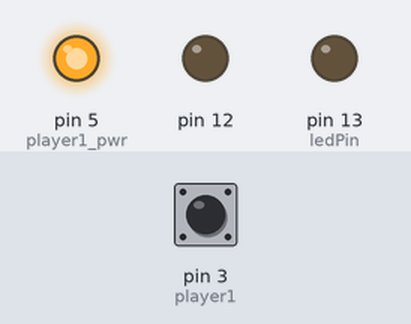
This sketch was run on a simulated Arduino Uno, built with avr-gcc and run on an emulated ATmega328P. Shown: output pins drawn as LEDs (lit = HIGH). The inputs (shaded band) are chosen by the test bench; at power-on: pin 3 (player1) HIGH.

Above: at 1.2 s.
1.3 s: pin 3 (player1) pulled LOW for 0.15 s
At 2.6 s:
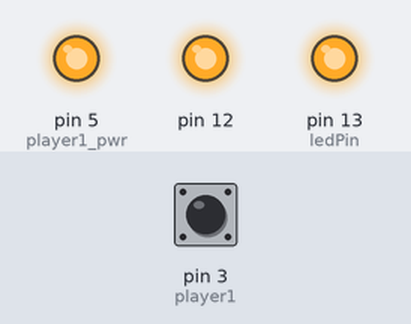
2.9 s: pin 3 (player1) pulled LOW for 1 s
At 5.0 s:
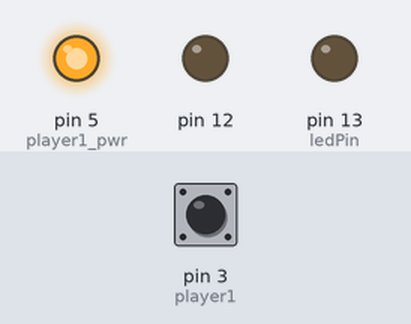
5.4 s: pin 3 (player1) pulled LOW for 3.2 s
At 9.8 s:
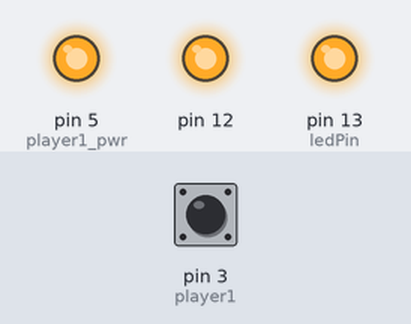
Timing chart, 0 to 11.3 s (numbered marks = the images above; inputs shaded):
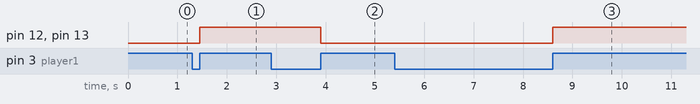

Measured:
- after the input at 1.3 s, pin 12, pin 13 (ledPin): LOW → HIGH after 0.15 s
- after the input at 2.9 s, pin 12, pin 13 (ledPin): HIGH → LOW after 1.0 s
- after the input at 5.4 s, pin 12, pin 13 (ledPin): LOW → HIGH after 3.2 s

The sketch:

duckHunt_interupt.ino
```cpp
const int player1_pwr = 5;
const int player1_gnd = 4;
const int player1 = 3;
const int player1Sen = 2;
const int ledPin =  13;      // the number of the LED pin

volatile int state = LOW;

void setup()
{
  Serial.begin(9600);
  pinMode(player1_pwr, OUTPUT);
  pinMode(player1_gnd, OUTPUT);
  digitalWrite(player1_gnd, LOW);
  digitalWrite(player1_pwr, HIGH);

  pinMode(player1, INPUT_PULLUP);
  pinMode(player1Sen, INPUT_PULLUP);

  pinMode(ledPin, OUTPUT);
    pinMode(12, OUTPUT);

  attachInterrupt(1, blink, RISING);
}

void loop()
{
  digitalWrite(ledPin, state);
    digitalWrite(12, state);

}

void blink()
{
  state = !state;
}
```
